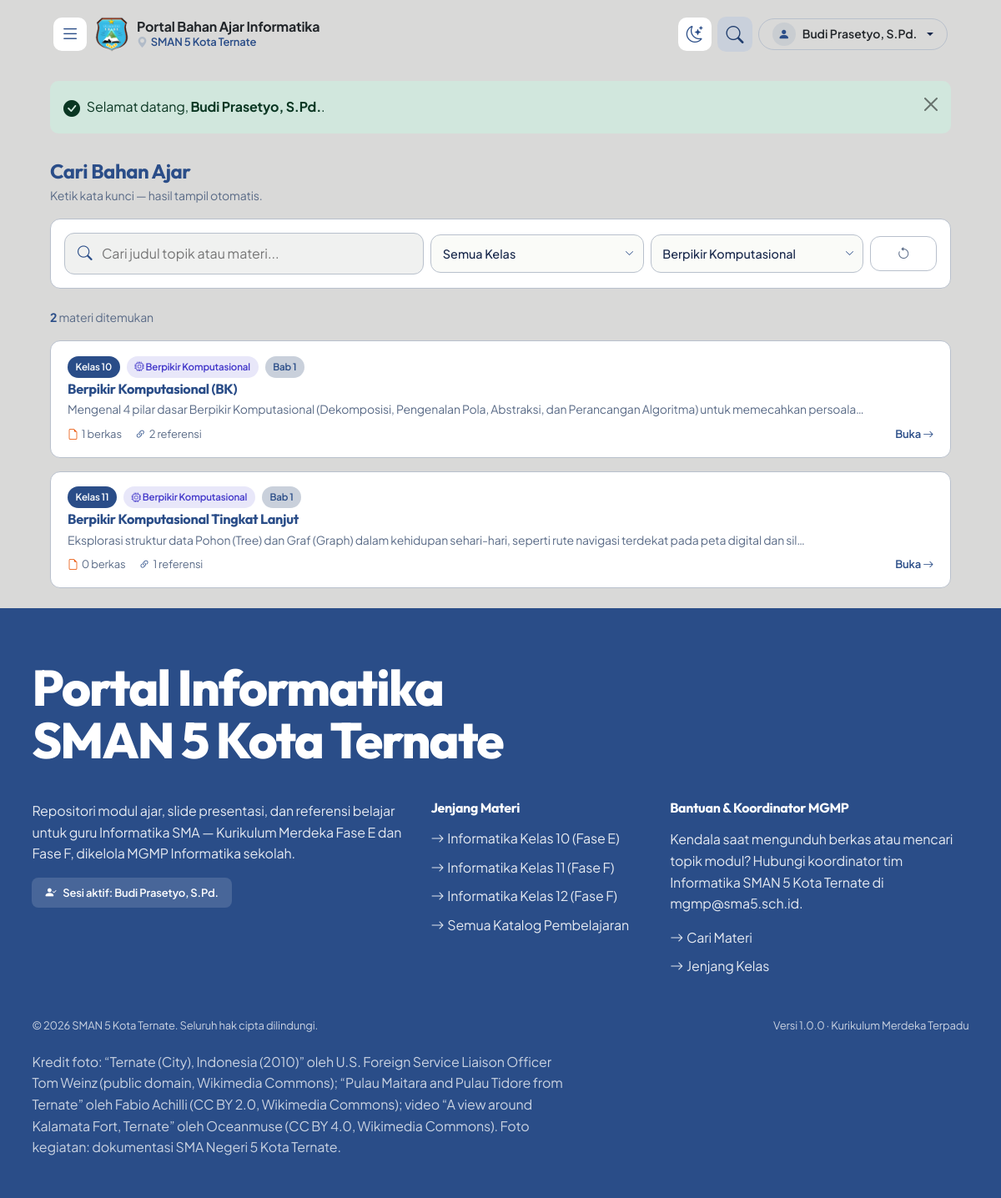
Screenshot of /guru/search.php?elemen=BK (signed in) with the database file from the repository.
### tables this page shows
CREATE TABLE `users` (
  `id` INT AUTO_INCREMENT PRIMARY KEY,
  `nama` VARCHAR(100) NOT NULL,
  `email` VARCHAR(100) NOT NULL UNIQUE,
  `password` VARCHAR(255) NOT NULL,
  `role` ENUM('admin','guru') NOT NULL DEFAULT 'guru',
  `status` ENUM('aktif','pending') NOT NULL DEFAULT 'aktif',
  `created_at` DATETIME DEFAULT CURRENT_TIMESTAMP
);

CREATE TABLE `topik` (
  `id` INT AUTO_INCREMENT PRIMARY KEY,
  `kelas_id` INT NOT NULL,
  `judul_topik` VARCHAR(255) NOT NULL,
  `elemen` VARCHAR(20) NOT NULL DEFAULT 'BK',
  `deskripsi` TEXT DEFAULT NULL,
  `urutan` INT NOT NULL DEFAULT 1,
  `created_by` INT DEFAULT NULL,
  `created_at` DATETIME DEFAULT CURRENT_TIMESTAMP,
  CONSTRAINT `fk_topik_kelas` FOREIGN KEY (`kelas_id`) REFERENCES `kelas` (`id`) ON DELETE CASCADE,
  CONSTRAINT `fk_topik_user` FOREIGN KEY (`created_by`) REFERENCES `users` (`id`) ON DELETE SET NULL
);

CREATE TABLE `kelas` (
  `id` INT AUTO_INCREMENT PRIMARY KEY,
  `nama_kelas` VARCHAR(20) NOT NULL,
  `tingkat` INT NOT NULL,
  `deskripsi` VARCHAR(255) DEFAULT NULL
);

### includes/config.php (called while the page is built, shortened)
<?php
function base_url($path = '') {
    $p = ltrim(str_replace('\\', '/', $path), '/');
    return BASE_PATH . '/' . $p;
}

### guru/search.php (the view, shortened to what this page needs)
<?php
require_once __DIR__ . '/../includes/config.php';
require_once __DIR__ . '/../includes/db.php';
require_once __DIR__ . '/../includes/functions.php';
require_login();
$query = trim($_GET['q'] ?? '');
$filter_elemen = trim($_GET['elemen'] ?? '');
$filter_tingkat = trim($_GET['tingkat'] ?? '');
$hasil = [];
if (!empty($query) || !empty($filter_elemen) || !empty($filter_tingkat)) {
    $sql = "
        SELECT t.*, k.nama_kelas, k.tingkat,
               (SELECT COUNT(*) FROM file_materi WHERE topik_id = t.id) as total_file,
               (SELECT COUNT(*) FROM referensi WHERE topik_id = t.id) as total_referensi
        FROM topik t
        JOIN kelas k ON t.kelas_id = k.id
        WHERE 1=1
    ";
    $params = [];
    if (!empty($filter_elemen) && $filter_elemen !== 'ALL') {
        $sql .= " AND t.elemen = ? ";
        $params[] = $filter_elemen;
    }
    $sql .= " ORDER BY k.tingkat ASC, t.urutan ASC ";
    $stmt = $pdo->prepare($sql);
    $stmt->execute($params);
    $hasil = $stmt->fetchAll();
}
$active_menu = 'pencarian';
$sudah_cari = !empty($query) || !empty($filter_elemen) || !empty($filter_tingkat);
require_once __DIR__ . '/../includes/header.php';
?>
<div class="container pt-3 pb-4">
    <h4 class="fw-bold mb-1" style="color: var(--color-primary);">Cari Bahan Ajar</h4>
    <p class="hasil-ringkas mb-3">Ketik kata kunci — hasil tampil otomatis.</p>
    <form action="<?= base_url('guru/search.php') ?>" method="GET" id="formCari" class="pencarian-bar mb-4">
        <div class="row g-2 align-items-center">
            <div class="col-12 col-lg-5">
                <div class="pencarian-input">
                    <input type="search" name="q" id="inputCari" value="<?= e($query) ?>" placeholder="Cari judul topik atau materi..." autocomplete="off" autofocus data-sudah="<?= $sudah_cari ? '1' : '0' ?>">
                </div>
            </div>
            <div class="col-6 col-lg-3">
                <select class="pencarian-select" id="filterTingkat" aria-label="Filter jenjang kelas">
                    <option value="">Semua Kelas</option>
                </select>
            </div>
            <div class="col-6 col-lg-3">
                <select class="pencarian-select" id="filterElemen" aria-label="Filter elemen">
                    <?php foreach (get_elemen_list() as $kode => $el): ?>
                        <option value="<?= $kode ?>" <?= $filter_elemen === $kode ? 'selected' : '' ?>><?= e($el['nama']) ?></option>
                    <?php endforeach; ?>
                </select>
            </div>
            <div class="col-12 col-lg-1">
                <a href="<?= base_url('guru/search.php') ?>" class="btn w-100 py-2" style="border-radius: 12px; border: 1.5px solid var(--border-subtle); color: var(--text-light);" title="Reset pencarian">
                    <i class="bi bi-arrow-counterclockwise"></i>
                </a>
            </div>
        </div>
    </form>
    <?php if ($sudah_cari): ?>
        <div class="d-flex align-items-center justify-content-between mb-3">
            <span class="hasil-ringkas">
                <strong><?= count($hasil) ?></strong> materi ditemukan
            </span>
        </div>
        <?php if (empty($hasil)): ?>
            <div class="kartu-hasil kosong">
                <i class="bi bi-emoji-frown"></i>
                <div class="fw-bold mb-1" style="color: var(--color-primary);">Tidak ada hasil</div>
                <div>Coba kata kunci lain atau hapus filter.</div>
            </div>
        <?php else: ?>
            <div class="row g-3">
                <?php foreach ($hasil as $topik):
                    $el_info = get_elemen_info($topik['elemen'] ?? 'BK');
                ?>
                <div class="col-12">
                    <div class="kartu-hasil">
                        <div class="d-flex flex-wrap align-items-center gap-2 mb-1">
                            <span class="badge-kecil" style="background: var(--color-primary); color: #fff;"><?= e($topik['nama_kelas']) ?></span>
                            <span class="badge-kecil" style="background: <?= $el_info['bg'] ?>; color: <?= $el_info['warna'] ?>;">
                                <i class="bi <?= $el_info['icon'] ?>"></i> <?= e($el_info['nama']) ?>
                            </span>
                            <span class="badge-kecil" style="background: var(--color-ice); color: var(--color-primary);">Bab <?= (int) $topik['urutan'] ?></span>
                        </div>
                        <h6>
                            <a href="<?= base_url('guru/topik.php?id=' . $topik['id']) ?>"><?= e($topik['judul_topik']) ?></a>
                        </h6>
                        <p><?= e(mb_substr($topik['deskripsi'] ?? '', 0, 140)) ?><?= mb_strlen($topik['deskripsi'] ?? '') > 140 ? '…' : '' ?></p>
                        <div class="d-flex align-items-center gap-3 mt-2 small" style="color: var(--text-light);">
                            <span><i class="bi bi-file-earmark me-1" style="color: #ea580c;"></i><?= (int) $topik['total_file'] ?> berkas</span>
                            <span><i class="bi bi-link-45deg me-1" style="color: var(--color-primary);"></i><?= (int) $topik['total_referensi'] ?> referensi</span>
                            <a href="<?= base_url('guru/topik.php?id=' . $topik['id']) ?>" class="ms-auto fw-semibold text-decoration-none" style="color: var(--color-primary);">
                                Buka <i class="bi bi-arrow-right"></i>
                            </a>
                        </div>
                    </div>
                </div>
                <?php endforeach; ?>
            </div>
        <?php endif; ?>
    <?php endif; ?>
</div>
<?php require_once __DIR__ . '/../includes/footer.php'; ?>

### includes/header.php (shortened to what this page needs)
<?php
require_once __DIR__ . '/config.php';
require_once __DIR__ . '/db.php';
require_once __DIR__ . '/functions.php';
$current_script = str_replace('\\', '/', $_SERVER['SCRIPT_NAME'] ?? '');
$on_landing = (bool) preg_match('~/index\.php$~', $current_script)
    && !preg_match('~/(guru|admin|auth|includes)/~', $current_script);
$current_user = current_user();
    ?>
<!DOCTYPE html>
<html lang="id">
<head>
    <link href="https://cdn.jsdelivr.net/npm/bootstrap@5.3.3/dist/css/bootstrap.min.css" rel="stylesheet">
    <link rel="stylesheet" href="https://cdn.jsdelivr.net/npm/bootstrap-icons@1.11.3/font/bootstrap-icons.min.css">
    <link rel="stylesheet" href="<?= base_url('assets/css/style.css') ?>?v=<?= @filemtime(__DIR__ . '/../assets/css/style.css') ?>">
</head>
<body class="<?= is_logged_in() ? 'has-sidebar sidebar-collapsed' : '' ?><?= $on_landing ? ' landing' : '' ?>">
    <div class="app-main-wrap">
    <nav class="navbar navbar-expand-lg navbar-custom sticky-top">
        <div class="container-fluid px-xl-5 px-lg-4 px-3">
            <?php if (is_logged_in()): ?>
            <button class="sidebar-toggle me-2" type="button" aria-label="Buka atau tutup menu sidebar">
                <i class="bi bi-list"></i>
            </button>
            <?php endif; ?>
            <a class="navbar-brand navbar-brand-main d-flex align-items-center gap-2 me-lg-4 text-decoration-none" href="<?= base_url('index.php') ?>">
                <div class="brand-icon-box flex-shrink-0" style="background:transparent;">
                    <img src="<?= base_url('assets/img/logo-sman5.png') ?>" alt="Logo SMAN 5" style="width:100%;height:100%;object-fit:contain;">
                </div>
                <div class="d-flex flex-column lh-1 min-width-0">
                    <span class="fs-6 fw-bold text-dark text-nowrap" style="font-size: 0.95rem;">Portal Bahan Ajar Informatika</span>
                    <small class="fw-semibold text-nowrap mt-1 d-none d-sm-block" style="font-size: 0.8125rem; color: var(--color-primary);">
                        <i class="bi bi-geo-alt-fill me-1" style="color: var(--color-accent);"></i>SMAN 5 Kota Ternate
                    </small>
                </div>
            </a>
            <div class="nav-actions d-flex align-items-center gap-2 ms-auto">
                    <button class="nav-icon-btn theme-toggle" type="button" aria-label="Aktifkan mode gelap" title="Mode Gelap / Terang">
                        <i class="bi bi-moon-stars"></i>
                    </button>
                    <?php if (is_logged_in()): ?>
                        <a href="<?= base_url('guru/search.php') ?>" class="nav-icon-btn <?= (isset($active_menu) && $active_menu === 'pencarian') ? 'is-active' : '' ?>" title="Cari Materi" aria-label="Cari Materi">
                            <i class="bi bi-search"></i>
                        </a>
                        <div class="dropdown flex-shrink-0">
                            <button class="btn btn-white btn-sm dropdown-toggle border d-flex align-items-center gap-2 py-1 px-3 text-nowrap" type="button" data-bs-toggle="dropdown" aria-expanded="false" style="border-radius: var(--radius-pill); border-color: var(--border-subtle) !important;">
                                <div class="rounded-circle d-flex align-items-center justify-content-center flex-shrink-0" style="width:28px; height:28px; background-color: var(--color-accent-soft); color: var(--color-primary);">
                                    <i class="bi bi-person-fill"></i>
                                </div>
                                <span class="fw-semibold text-dark text-truncate nav-user-name" style="max-width: 150px;"><?= e($current_user['nama']) ?></span>
                            </button>
                        </div>
                    <?php endif; ?>
                </div>
        </div>
    </nav>
    <div class="app-shell px-xl-5 px-lg-4 px-3">
        <div class="app-content">
            <?php $flash_html = render_flash(); if ($flash_html): ?>
            <div class="container mt-3">
                <?= $flash_html ?>
            </div>
            <?php endif; ?>
            <main>

### includes/footer.php (shortened to what this page needs)
    </main>
        </div>
    </div>
    <footer class="footer-custom">
        <h2 class="footer-name">Portal Informatika<br>SMAN 5 Kota Ternate</h2>
        <div class="row gy-4">
            <div class="col-lg-5 col-md-6">
                <p class="footer-lead mb-3">
                    Repositori modul ajar, slide presentasi, dan referensi belajar untuk
                    guru Informatika SMA &mdash; Kurikulum Merdeka Fase E dan Fase F,
                    dikelola MGMP Informatika sekolah.
                </p>
                <?php if (is_logged_in()): ?>
                    <span class="footer-session">
                        <i class="bi bi-person-check-fill"></i>
                        Sesi aktif: <?= e(current_user()['nama']) ?>
                    </span>
                <?php else: ?>
                    <a href="<?= base_url('auth/login.php') ?>" class="footer-session">
                        <i class="bi bi-box-arrow-in-right"></i> Masuk Akun Guru
                    </a>
                <?php endif; ?>
            </div>
            <?php if (is_logged_in()): ?>
            <div class="col-lg-3 col-md-6">
                <h6>Jenjang Materi</h6>
                <ul class="footer-links">
                    <li><a href="<?= base_url('guru/kelas.php?tingkat=10') ?>"><i class="bi bi-arrow-right me-1"></i>Informatika Kelas 10 (Fase E)</a></li>
                    <li><a href="<?= base_url('guru/kelas.php?tingkat=11') ?>"><i class="bi bi-arrow-right me-1"></i>Informatika Kelas 11 (Fase F)</a></li>
                    <li><a href="<?= base_url('guru/kelas.php?tingkat=12') ?>"><i class="bi bi-arrow-right me-1"></i>Informatika Kelas 12 (Fase F)</a></li>
                    <li><a href="<?= base_url('guru/index.php') ?>"><i class="bi bi-arrow-right me-1"></i>Semua Katalog Pembelajaran</a></li>
                </ul>
            </div>
            <?php endif; ?>
            <div class="<?= is_logged_in() ? 'col-lg-4' : 'col-lg-7' ?> col-md-12">
                <h6>Bantuan &amp; Koordinator MGMP</h6>
                <p class="mb-3">
                    Kendala saat mengunduh berkas atau mencari topik modul? Hubungi
                    koordinator tim Informatika <?= APP_SCHOOL ?> di
                    <a href="mailto:mgmp@sma5.sch.id">mgmp@sma5.sch.id</a>.
                </p>
                <ul class="footer-links">
                    <li><a href="<?= base_url('guru/search.php') ?>"><i class="bi bi-arrow-right me-1"></i>Cari Materi</a></li>
                    <li><a href="<?= base_url('index.php') ?>#katalog-kelas"><i class="bi bi-arrow-right me-1"></i>Jenjang Kelas</a></li>
                </ul>
            </div>
        </div>
        <div class="footer-meta">
            <div>&copy; <?= date('Y') ?> <?= APP_SCHOOL ?>. Seluruh hak cipta dilindungi.</div>
            <div>Versi <?= APP_VERSION ?> &middot; Kurikulum Merdeka Terpadu</div>
        </div>
        <p class="footer-credits">
            Kredit foto: &ldquo;Ternate (City), Indonesia (2010)&rdquo; oleh U.S. Foreign Service
            Liaison Officer Tom Weinz (public domain, Wikimedia Commons); &ldquo;Pulau Maitara and
            Pulau Tidore from Ternate&rdquo; oleh Fabio Achilli (CC BY 2.0, Wikimedia Commons);
            video &ldquo;A view around Kalamata Fort, Ternate&rdquo; oleh Oceanmuse (CC BY 4.0,
            Wikimedia Commons). Foto kegiatan: dokumentasi SMA Negeri 5 Kota Ternate.
        </p>
    </footer>
    </div>
</body>
</html>

### guru/search.php (style rules this page uses)
.pencarian-bar { background: var(--bg-surface); border: 1px solid var(--border-subtle); border-radius: var(--radius-lg); padding: 1rem; }
.pencarian-input { position: relative; }
.pencarian-input input { width: 100%; border: 1.5px solid var(--border-subtle); border-radius: 12px; padding: 0.75rem 2.75rem 0.75rem 2.75rem; font-size: 1rem; color: var(--text-main); background: var(--bg-input); outline: none; transition: border-color 0.2s ease, background-color 0.2s ease; -webkit-appearance: none; appearance: none; }
.pencarian-select { border: 1.5px solid var(--border-subtle); border-radius: 12px; padding: 0.65rem 2.1rem 0.65rem 0.85rem; font-size: 0.9rem; font-weight: 500; color: var(--text-main); background-color: #fafbf8; background-repeat: no-repeat; background-position: right 0.65rem center; background-size: 0.7rem; appearance: none; -webkit-appearance: none; cursor: pointer; width: 100%; transition: border-color 0.2s ease; }
.hasil-ringkas { font-size: 0.88rem; color: var(--text-light); }
.hasil-ringkas strong { color: var(--color-primary); }
.kartu-hasil { background: var(--bg-surface); border: 1px solid var(--border-subtle); border-radius: var(--radius-lg); padding: 1.1rem 1.25rem; transition: border-color 0.2s ease, box-shadow 0.2s ease; }
.kartu-hasil h6 { margin: 0; font-weight: 700; font-size: 1.02rem; }
.kartu-hasil h6 a { color: var(--color-primary); text-decoration: none; }
.kartu-hasil p { margin: 0.3rem 0 0; font-size: 0.875rem; color: var(--text-light); line-height: 1.55; }
.badge-kecil { font-size: 0.72rem; font-weight: 600; padding: 0.25rem 0.6rem; border-radius: 999px; }

### rows the page displays
users: nama "Budi Prasetyo, S.Pd."
topik: kelas.nama_kelas "Kelas 10", elemen "Berpikir Komputasional", urutan "1", judul_topik "Berpikir Komputasional (BK)", deskripsi "Mengenal 4 pilar dasar Berpikir Komputasional (Dekomposisi, Pengenalan Pola, Abstraksi, dan Perancangan Algoritma) untuk memecahkan persoala", total_file "1", total_referensi "2"
topik: kelas.nama_kelas "Kelas 11", elemen "Berpikir Komputasional", urutan "1", judul_topik "Berpikir Komputasional Tingkat Lanjut", deskripsi "Eksplorasi struktur data Pohon (Tree) dan Graf (Graph) dalam kehidupan sehari-hari, seperti rute navigasi terdekat pada peta digital dan sil", total_file "0", total_referensi "1"

### other values shown
$flash['message'] "Selamat datang, Budi Prasetyo, S.Pd. ."
count($hasil) "2"
APP_SCHOOL "SMAN 5 Kota Ternate"
APP_VERSION "1.0.0"
form field value "Berpikir Komputasional"
